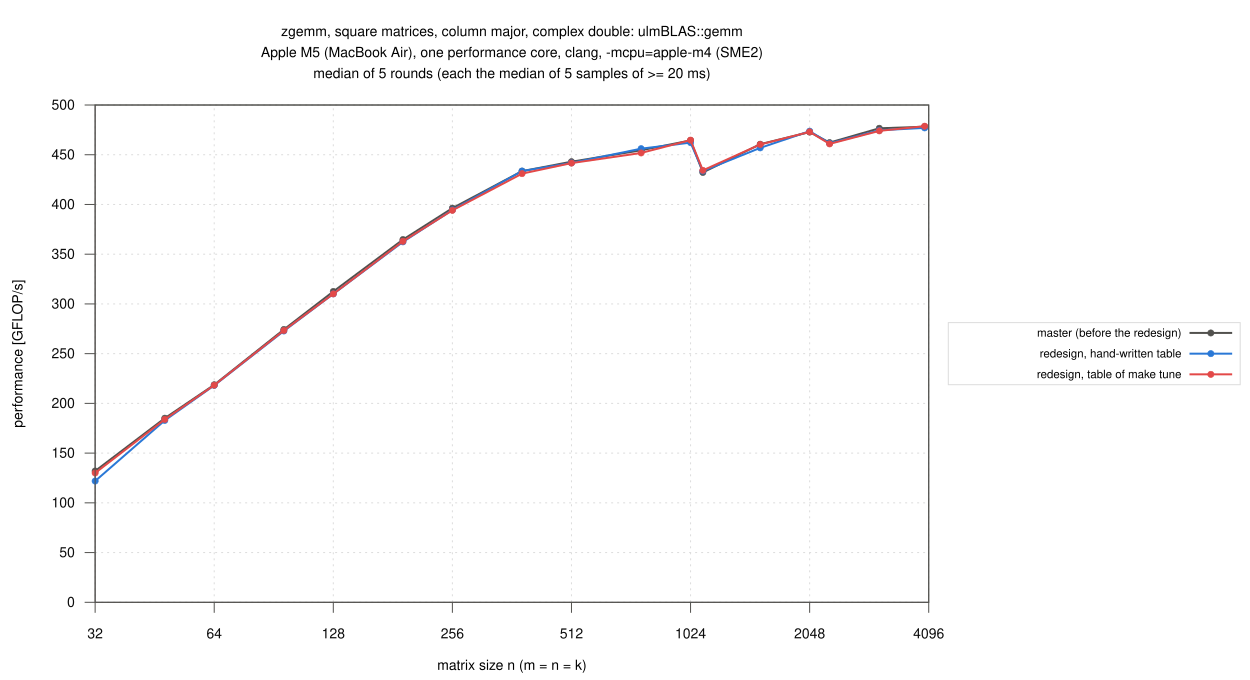

Recreate this plot in gnuplot.
load "_style.gp"
set terminal svg size 1250,680 dynamic enhanced font "Helvetica,14" background rgb "white"
set output "z_square.svg"
set title "zgemm, square matrices, column major, complex double: ulmBLAS::gemm\n".CPU."\nmedian of 5 rounds (each the median of 5 samples of >= 20 ms)" font ",14"
set xlabel "matrix size n (m = n = k)"
set ylabel "performance [GFLOP/s]"
set logscale x 2
set yrange [0:*]
set key outside right center vertical font ",11.5" spacing 1.2 width 1 box lc rgb "#dcdcdc"
plot D."z_square.csv" using "n":"master" with linespoints pt 7 ps 0.6 lc rgb "#52514e" lw 2 title "master (before the redesign)", \
     D."z_square.csv" using "n":"generic" with linespoints pt 7 ps 0.6 lc rgb "#2a78d6" lw 2 title "redesign, hand-written table", \
     D."z_square.csv" using "n":"tuned" with linespoints pt 7 ps 0.6 lc rgb "#e34948" lw 2 title "redesign, table of make tune"
